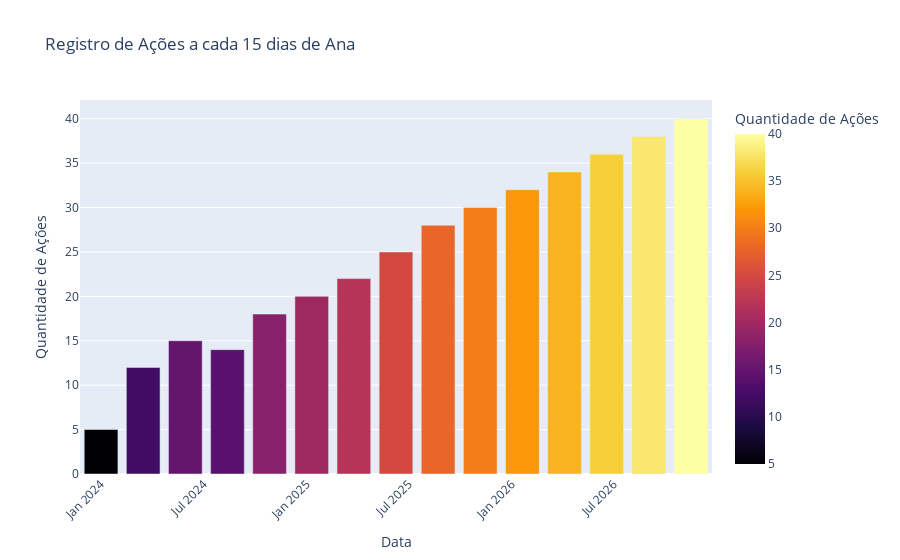
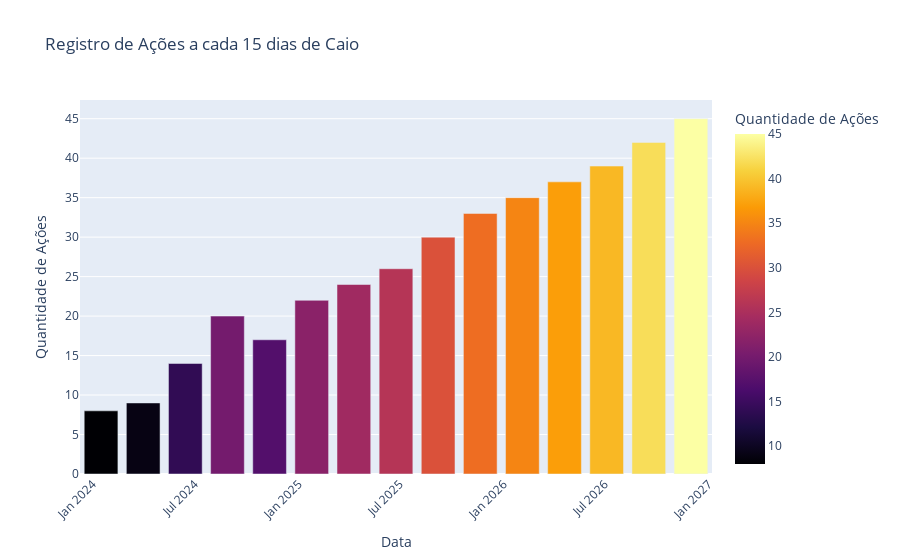
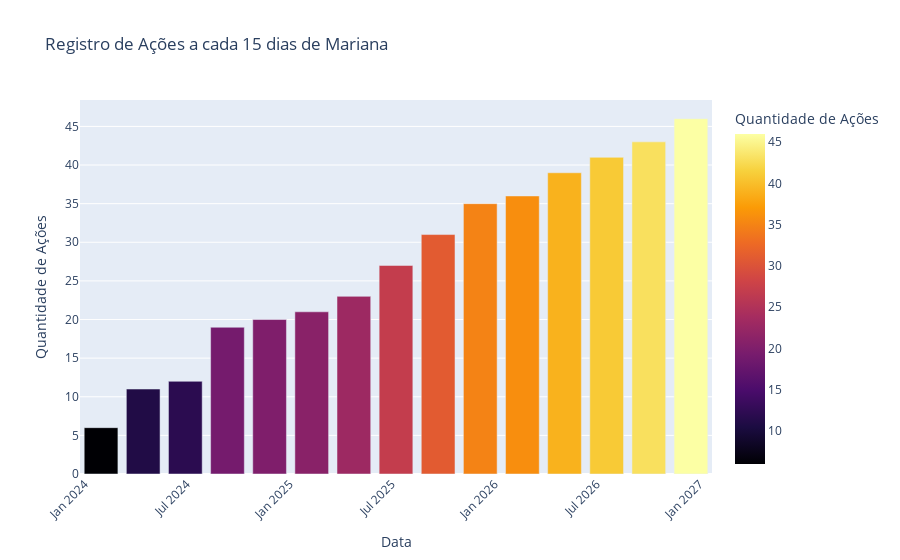
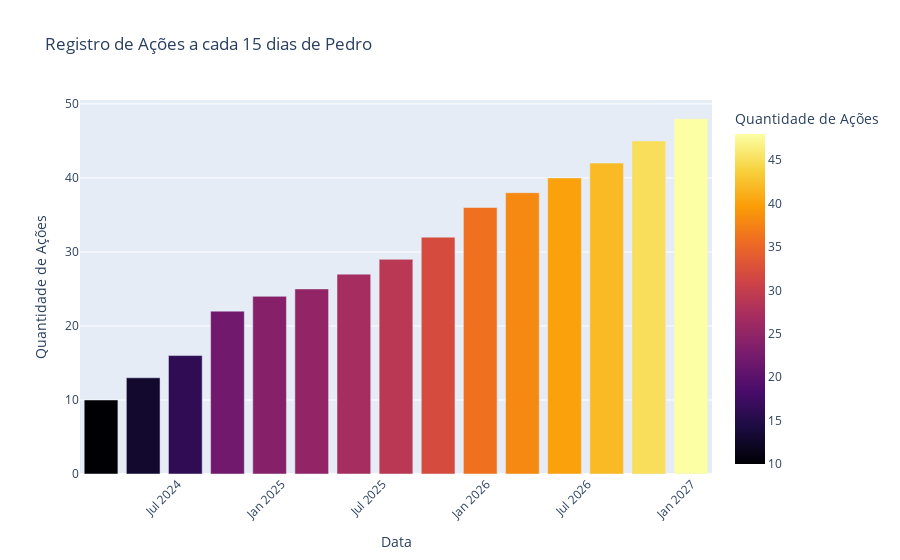

Notebook source saved alongside these figures, in order:
### Markdown cell above
## Gráfico de Barras

### Code cell
import plotly.express as px

copiadf["Acoes"] = copiadf["Acoes"].astype(int)
copiadf["Data"] = pd.to_datetime(copiadf["Data"], format="%d/%m/%Y")

for nome, grupo in copiadf.groupby("Nome"):
    fig = px.bar(
        grupo.sort_values("Data"),  
        x="Data",
        y="Acoes",
        title=f"Registro de Ações a cada 15 dias de {nome}",
        labels={"Acoes": "Quantidade de Ações", "Data": "Data"},
        color="Acoes",
        color_continuous_scale="Inferno"
    )
    fig.update_layout(
        xaxis_title="Data",
        yaxis_title="Quantidade de Ações",
        xaxis=dict(tickangle=-45, type="date")
    )
    
    fig.show()

### Figure 1 — Plotly figure (JSON) as saved in the notebook; plotly's stock layout.template omitted (floating-point values rounded to 4 significant figures)
{"data": [{"alignmentgroup": "True", "hovertemplate": "Data=%{x}<br>Quantidade de Ações=%{marker.color}<extra></extra>", "legendgroup": "", "marker": {"color": [5, 12, 15, 14, 18, 20, 22, 25, 28, 30, 32, 34, 36, 38, 40], "coloraxis": "coloraxis", "pattern": {"shape": ""}}, "name": "", "offsetgroup": "", "orientation": "v", "showlegend": false, "textposition": "auto", "type": "bar", "x": ["2024-01-01T00:00:00", "2024-03-16T00:00:00", "2024-05-30T00:00:00", "2024-08-13T00:00:00", "2024-10-27T00:00:00", "2025-01-10T00:00:00", "2025-03-26T00:00:00", "2025-06-09T00:00:00", "2025-08-23T00:00:00", "2025-11-06T00:00:00", "2026-01-20T00:00:00", "2026-04-05T00:00:00", "2026-06-19T00:00:00", "2026-09-02T00:00:00", "2026-11-16T00:00:00"], "xaxis": "x", "y": [5, 12, 15, 14, 18, 20, 22, 25, 28, 30, 32, 34, 36, 38, 40], "yaxis": "y"}], "layout": {"barmode": "relative", "coloraxis": {"colorbar": {"title": {"text": "Quantidade de Ações"}}, "colorscale": [[0, "#000004"], [0.1111, "#1b0c41"], [0.2222, "#4a0c6b"], [0.3333, "#781c6d"], [0.4444, "#a52c60"], [0.5556, "#cf4446"], [0.6667, "#ed6925"], [0.7778, "#fb9b06"], [0.8889, "#f7d13d"], [1, "#fcffa4"]]}, "legend": {"tracegroupgap": 0}, "title": {"text": "Registro de Ações a cada 15 dias de Ana"}, "xaxis": {"anchor": "y", "domain": [0, 1], "tickangle": -45, "title": {"text": "Data"}, "type": "date"}, "yaxis": {"anchor": "x", "domain": [0, 1], "title": {"text": "Quantidade de Ações"}}}}

### Figure 2 — Plotly figure (JSON) as saved in the notebook; plotly's stock layout.template omitted (floating-point values rounded to 4 significant figures)
{"data": [{"alignmentgroup": "True", "hovertemplate": "Data=%{x}<br>Quantidade de Ações=%{marker.color}<extra></extra>", "legendgroup": "", "marker": {"color": [8, 9, 14, 20, 17, 22, 24, 26, 30, 33, 35, 37, 39, 42, 45], "coloraxis": "coloraxis", "pattern": {"shape": ""}}, "name": "", "offsetgroup": "", "orientation": "v", "showlegend": false, "textposition": "auto", "type": "bar", "x": ["2024-01-16T00:00:00", "2024-03-31T00:00:00", "2024-06-14T00:00:00", "2024-08-28T00:00:00", "2024-11-11T00:00:00", "2025-01-25T00:00:00", "2025-04-10T00:00:00", "2025-06-24T00:00:00", "2025-09-07T00:00:00", "2025-11-21T00:00:00", "2026-02-04T00:00:00", "2026-04-20T00:00:00", "2026-07-04T00:00:00", "2026-09-17T00:00:00", "2026-12-01T00:00:00"], "xaxis": "x", "y": [8, 9, 14, 20, 17, 22, 24, 26, 30, 33, 35, 37, 39, 42, 45], "yaxis": "y"}], "layout": {"barmode": "relative", "coloraxis": {"colorbar": {"title": {"text": "Quantidade de Ações"}}, "colorscale": [[0, "#000004"], [0.1111, "#1b0c41"], [0.2222, "#4a0c6b"], [0.3333, "#781c6d"], [0.4444, "#a52c60"], [0.5556, "#cf4446"], [0.6667, "#ed6925"], [0.7778, "#fb9b06"], [0.8889, "#f7d13d"], [1, "#fcffa4"]]}, "legend": {"tracegroupgap": 0}, "title": {"text": "Registro de Ações a cada 15 dias de Caio"}, "xaxis": {"anchor": "y", "domain": [0, 1], "tickangle": -45, "title": {"text": "Data"}, "type": "date"}, "yaxis": {"anchor": "x", "domain": [0, 1], "title": {"text": "Quantidade de Ações"}}}}

### Figure 3 — Plotly figure (JSON) as saved in the notebook; plotly's stock layout.template omitted (floating-point values rounded to 4 significant figures)
{"data": [{"alignmentgroup": "True", "hovertemplate": "Data=%{x}<br>Quantidade de Ações=%{marker.color}<extra></extra>", "legendgroup": "", "marker": {"color": [6, 11, 12, 19, 20, 21, 23, 27, 31, 35, 36, 39, 41, 43, 46], "coloraxis": "coloraxis", "pattern": {"shape": ""}}, "name": "", "offsetgroup": "", "orientation": "v", "showlegend": false, "textposition": "auto", "type": "bar", "x": ["2024-01-31T00:00:00", "2024-04-15T00:00:00", "2024-06-29T00:00:00", "2024-09-12T00:00:00", "2024-11-26T00:00:00", "2025-02-09T00:00:00", "2025-04-25T00:00:00", "2025-07-09T00:00:00", "2025-09-22T00:00:00", "2025-12-06T00:00:00", "2026-02-19T00:00:00", "2026-05-05T00:00:00", "2026-07-19T00:00:00", "2026-10-02T00:00:00", "2026-12-16T00:00:00"], "xaxis": "x", "y": [6, 11, 12, 19, 20, 21, 23, 27, 31, 35, 36, 39, 41, 43, 46], "yaxis": "y"}], "layout": {"barmode": "relative", "coloraxis": {"colorbar": {"title": {"text": "Quantidade de Ações"}}, "colorscale": [[0, "#000004"], [0.1111, "#1b0c41"], [0.2222, "#4a0c6b"], [0.3333, "#781c6d"], [0.4444, "#a52c60"], [0.5556, "#cf4446"], [0.6667, "#ed6925"], [0.7778, "#fb9b06"], [0.8889, "#f7d13d"], [1, "#fcffa4"]]}, "legend": {"tracegroupgap": 0}, "title": {"text": "Registro de Ações a cada 15 dias de Mariana"}, "xaxis": {"anchor": "y", "domain": [0, 1], "tickangle": -45, "title": {"text": "Data"}, "type": "date"}, "yaxis": {"anchor": "x", "domain": [0, 1], "title": {"text": "Quantidade de Ações"}}}}

### Figure 4 — Plotly figure (JSON) as saved in the notebook; plotly's stock layout.template omitted (floating-point values rounded to 4 significant figures)
{"data": [{"alignmentgroup": "True", "hovertemplate": "Data=%{x}<br>Quantidade de Ações=%{marker.color}<extra></extra>", "legendgroup": "", "marker": {"color": [10, 13, 16, 22, 24, 25, 27, 29, 32, 36, 38, 40, 42, 45, 48], "coloraxis": "coloraxis", "pattern": {"shape": ""}}, "name": "", "offsetgroup": "", "orientation": "v", "showlegend": false, "textposition": "auto", "type": "bar", "x": ["2024-02-15T00:00:00", "2024-04-30T00:00:00", "2024-07-14T00:00:00", "2024-09-27T00:00:00", "2024-12-11T00:00:00", "2025-02-24T00:00:00", "2025-05-10T00:00:00", "2025-07-24T00:00:00", "2025-10-07T00:00:00", "2025-12-21T00:00:00", "2026-03-06T00:00:00", "2026-05-20T00:00:00", "2026-08-03T00:00:00", "2026-10-17T00:00:00", "2026-12-31T00:00:00"], "xaxis": "x", "y": [10, 13, 16, 22, 24, 25, 27, 29, 32, 36, 38, 40, 42, 45, 48], "yaxis": "y"}], "layout": {"barmode": "relative", "coloraxis": {"colorbar": {"title": {"text": "Quantidade de Ações"}}, "colorscale": [[0, "#000004"], [0.1111, "#1b0c41"], [0.2222, "#4a0c6b"], [0.3333, "#781c6d"], [0.4444, "#a52c60"], [0.5556, "#cf4446"], [0.6667, "#ed6925"], [0.7778, "#fb9b06"], [0.8889, "#f7d13d"], [1, "#fcffa4"]]}, "legend": {"tracegroupgap": 0}, "title": {"text": "Registro de Ações a cada 15 dias de Pedro"}, "xaxis": {"anchor": "y", "domain": [0, 1], "tickangle": -45, "title": {"text": "Data"}, "type": "date"}, "yaxis": {"anchor": "x", "domain": [0, 1], "title": {"text": "Quantidade de Ações"}}}}
